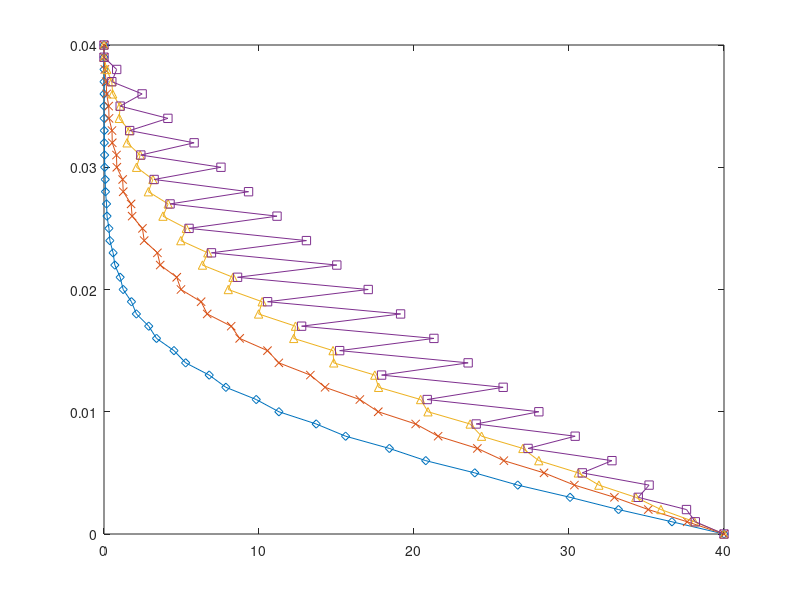

This chart was generated by the following MATLAB code:
%% Code to solve Couette Flow: Parabolic equation using FTCS scheme : unstable

%% Initializing the Parameters
nu = 0.000217;
y0 = 0;
yH = 0.04;
dt = 0.00232; %using a higher value of dt such that courant number is high
dy = 0.001;
ny = (yH - y0)/dy;
t = 0;
u_2 = zeros(ny+1,1);
u_4 = zeros(ny+1,1);
u_6 = zeros(ny+1,1);
u = zeros(ny+1,1);
ut = zeros(ny+1,1);
d = (nu*dt)/(dy^2);

%% Initial and Boundary Conditions
u_2(1) = 40;
u_2(ny) = 0;

u_4(1) = 40;
u_4(ny) = 0;

u_6(1) = 40;
u_6(ny) = 0;

u(1) = 40;
u(ny) = 0;

%% FTCS solver
while(t <= 0.2)
    for i = 2:ny-1
        ut(i) = u_2(i) + d*(u_2(i+1) - 2*u_2(i) + u_2(i-1));
    end
    u_2(2:ny-1) = ut(2:ny-1);
    t = t + dt; 
end
t = 0;
while(t <= 0.4)
    for i = 2:ny-1
        ut(i) = u_4(i) + d*(u_4(i+1) - 2*u_4(i) + u_4(i-1));
    end
    u_4(2:ny-1) = ut(2:ny-1);
    t = t + dt; 
end
t = 0;
while(t <= 0.6)
    for i = 2:ny-1
        ut(i) = u_6(i) + d*(u_6(i+1) - 2*u_6(i) + u_6(i-1));
    end
    u_6(2:ny-1) = ut(2:ny-1);
    t = t + dt; 
end
t = 0;
while(t <= 1)
    for i = 2:ny-1
        ut(i) = u(i) + d*(u(i+1) - 2*u(i) + u(i-1));
    end
    u(2:ny-1) = ut(2:ny-1);
    t = t + dt; 
end

%% Plotting the results
y = [y0:dy:yH]';
plot(u_2, y, '-d');
hold on;
plot(u_4, y, '-x');
plot(u_6, y, '-^');
plot(u, y, '-s');